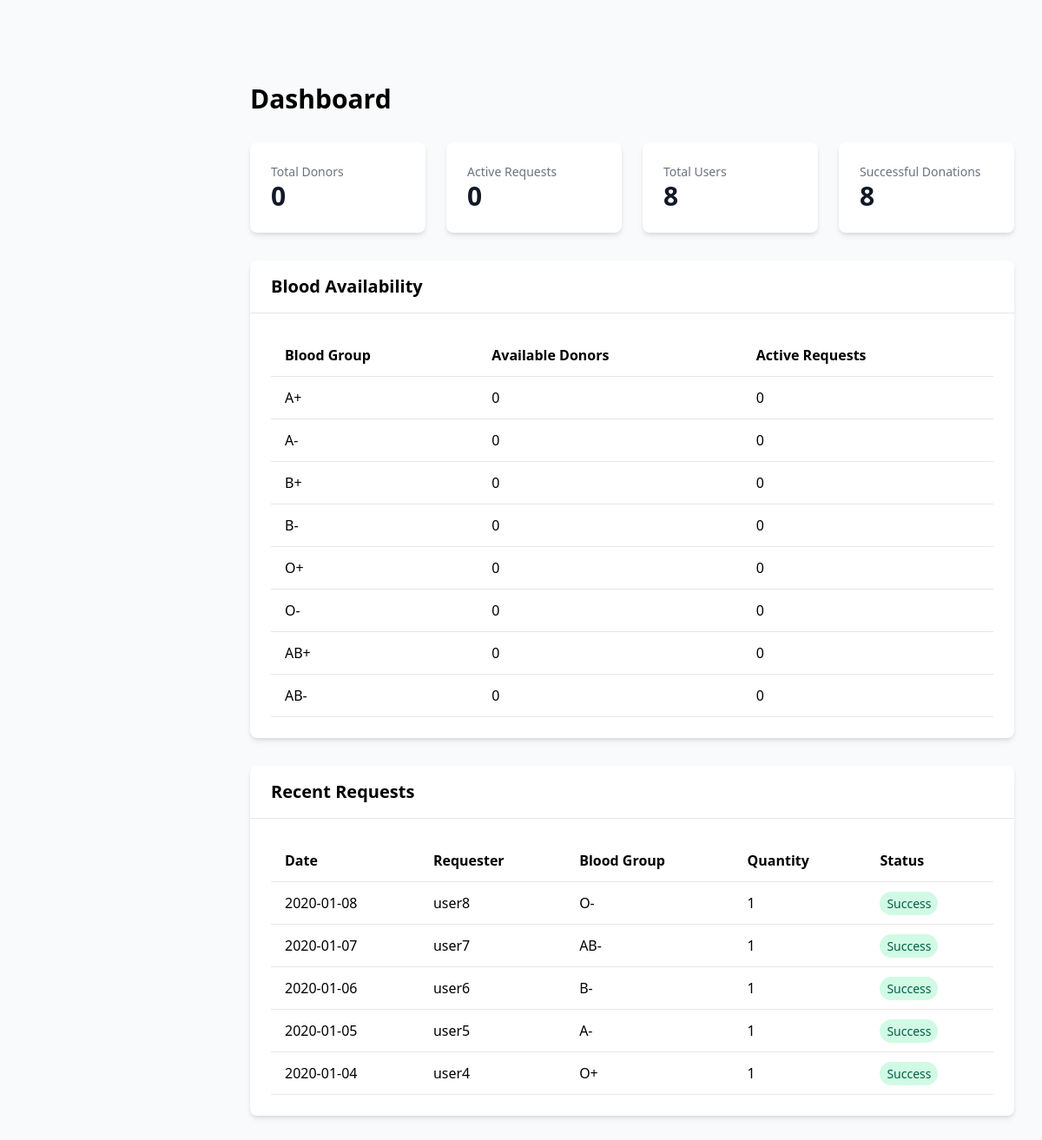
/dashboard.php (signed in), run on the app's committed database.
### tables this page shows
create table request(
    id int auto_increment,
    email varchar(255),
    bloodGroup varchar(5),
    quantity varchar(50),
    request_date date,
    status varchar(1),
    primary key(id),
    constraint fk_email_request foreign key(email) references users(email) on delete cascade on update cascade
);

create table users(
    email varchar(255),
    name varchar(255),
    bloodGroup varchar(5),
    phone varchar(13),
    address varchar(255),
    gender varchar(10),
    occupation varchar(255),
    chatId BIGINT,
    image varchar(100), 
    password varchar(255),
    primary key(email)
);

### dashboard.php (the view, shortened to what this page needs)
<!DOCTYPE html>
<html lang="en">
<head>
    <link rel="stylesheet" href="https://cdn.jsdelivr.net/npm/tailwindcss@2.2.19/dist/tailwind.min.css">
</head>
<body class="bg-gray-50">
    <div class="flex min-h-screen pt-16">
        <main class="flex-1 ml-64 p-8">
            <div class="max-w-7xl mx-auto">
                <h1 class="text-3xl font-bold mb-8">Dashboard</h1>
                <div class="grid grid-cols-1 md:grid-cols-2 lg:grid-cols-4 gap-6 mb-8">
                    <div class="bg-white rounded-lg shadow-md p-6">
                        <h3 class="text-gray-500 text-sm font-medium">Total Donors</h3>
                        <p class="text-3xl font-bold text-gray-900">
                            <?php
                            $query = "SELECT COUNT(*) as count FROM bloodbank WHERE status='0'";
                            $result = mysqli_query($con, $query);
                            $row = mysqli_fetch_assoc($result);
                            echo $row['count'];
                            ?>
                        </p>
                    </div>
                    <div class="bg-white rounded-lg shadow-md p-6">
                        <h3 class="text-gray-500 text-sm font-medium">Active Requests</h3>
                        <p class="text-3xl font-bold text-gray-900">
                            <?php
                            $query = "SELECT COUNT(*) as count FROM request WHERE status='0'";
                            $result = mysqli_query($con, $query);
                            $row = mysqli_fetch_assoc($result);
                            echo $row['count'];
                            ?>
                        </p>
                    </div>
                    <div class="bg-white rounded-lg shadow-md p-6">
                        <h3 class="text-gray-500 text-sm font-medium">Total Users</h3>
                        <p class="text-3xl font-bold text-gray-900">
                            <?php
                            $query = "SELECT COUNT(*) as count FROM users";
                            $result = mysqli_query($con, $query);
                            $row = mysqli_fetch_assoc($result);
                            echo $row['count'];
                            ?>
                        </p>
                    </div>
                    <div class="bg-white rounded-lg shadow-md p-6">
                        <h3 class="text-gray-500 text-sm font-medium">Successful Donations</h3>
                        <p class="text-3xl font-bold text-gray-900">
                            <?php
                            $query = "SELECT COUNT(*) as count FROM request WHERE status='1'";
                            $result = mysqli_query($con, $query);
                            $row = mysqli_fetch_assoc($result);
                            echo $row['count'];
                            ?>
                        </p>
                    </div>
                </div>
                <div class="bg-white rounded-lg shadow-md mb-8">
                    <div class="px-6 py-4 border-b">
                        <h2 class="text-xl font-semibold">Blood Availability</h2>
                    </div>
                    <div class="p-6">
                        <table class="w-full">
                            <thead>
                                <tr class="border-b">
                                    <th class="text-left py-3 px-4">Blood Group</th>
                                    <th class="text-left py-3 px-4">Available Donors</th>
                                    <th class="text-left py-3 px-4">Active Requests</th>
                                </tr>
                            </thead>
                            <tbody>
                                <?php
                                $blood_groups = ['A+', 'A-', 'B+', 'B-', 'O+', 'O-', 'AB+', 'AB-'];
                                foreach ($blood_groups as $group) {
                                    $donors_query = "SELECT COUNT(*) as count FROM bloodbank WHERE bloodGroup='$group' AND status='0'";
                                    $donors_result = mysqli_query($con, $donors_query);
                                    $donors = mysqli_fetch_assoc($donors_result)['count'];
                                    $requests_query = "SELECT COUNT(*) as count FROM request WHERE bloodGroup='$group' AND status='0'";
                                    $requests_result = mysqli_query($con, $requests_query);
                                    $requests = mysqli_fetch_assoc($requests_result)['count'];
                                ?>
                                <tr class="border-b">
                                    <td class="py-3 px-4"><?php echo $group; ?></td>
                                    <td class="py-3 px-4"><?php echo $donors; ?></td>
                                    <td class="py-3 px-4"><?php echo $requests; ?></td>
                                </tr>
                                <?php } ?>
                            </tbody>
                        </table>
                    </div>
                </div>
                <div class="bg-white rounded-lg shadow-md">
                    <div class="px-6 py-4 border-b">
                        <h2 class="text-xl font-semibold">Recent Requests</h2>
                    </div>
                    <div class="p-6">
                        <table class="w-full">
                            <thead>
                                <tr class="border-b">
                                    <th class="text-left py-3 px-4">Date</th>
                                    <th class="text-left py-3 px-4">Requester</th>
                                    <th class="text-left py-3 px-4">Blood Group</th>
                                    <th class="text-left py-3 px-4">Quantity</th>
                                    <th class="text-left py-3 px-4">Status</th>
                                </tr>
                            </thead>
                            <tbody>
                                <?php
                                $query = "SELECT r.*, u.name FROM request r
                                         JOIN users u ON r.email = u.email
                                         ORDER BY request_date DESC LIMIT 5";
                                $result = mysqli_query($con, $query);
                                while ($row = mysqli_fetch_assoc($result)) {
                                    $status_class = $row['status'] == '0' ? 'bg-yellow-100 text-yellow-800' : ($row['status'] == '1' ? 'bg-green-100 text-green-800' : 'bg-red-100 text-red-800');
                                    $status_text = $row['status'] == '0' ? 'Pending' : ($row['status'] == '1' ? 'Success' : 'Failed');
                                ?>
                                <tr class="border-b">
                                    <td class="py-3 px-4"><?php echo $row['request_date']; ?></td>
                                    <td class="py-3 px-4"><?php echo $row['name']; ?></td>
                                    <td class="py-3 px-4"><?php echo $row['bloodGroup']; ?></td>
                                    <td class="py-3 px-4"><?php echo $row['quantity']; ?></td>
                                    <td class="py-3 px-4">
                                        <span class="px-2 py-1 rounded-full text-sm <?php echo $status_class; ?>">
                                            <?php echo $status_text; ?>
                                        </span>
                                    </td>
                                </tr>
                                <?php } ?>
                            </tbody>
                        </table>
                    </div>
                </div>
            </div>
        </main>
    </div>
</body>
</html>

### data on the page
request: request_date "2020-01-08", email.name "user8", bloodGroup "O-", quantity "1", status "Success"
request: request_date "2020-01-07", email.name "user7", bloodGroup "AB-", quantity "1", status "Success"
request: request_date "2020-01-06", email.name "user6", bloodGroup "B-", quantity "1", status "Success"
request: request_date "2020-01-05", email.name "user5", bloodGroup "A-", quantity "1", status "Success"
request: request_date "2020-01-04", email.name "user4", bloodGroup "O+", quantity "1", status "Success"

### other printed values
$row['count'] "0"
$row['count'] "8"
$group "A+"
$donors "0"
$requests "0"
$group "A-"
$group "B+"
$group "B-"
$group "O+"
$group "O-"
$group "AB+"
$group "AB-"
